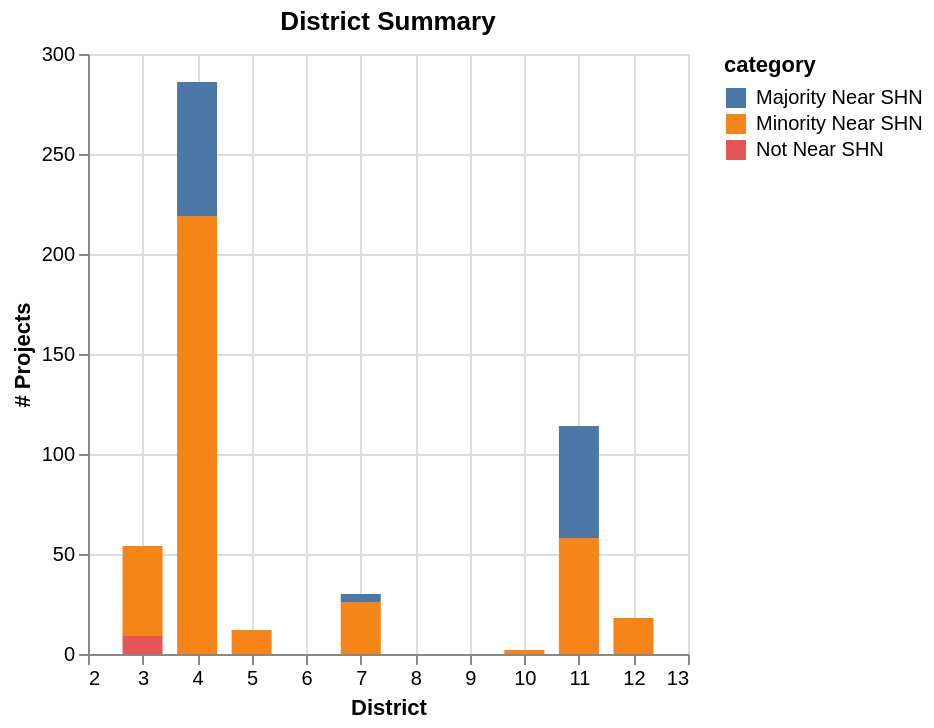

The code cell stored with this chart in its notebook:
### Code cell
import altair as alt
alt.Chart(district_summary_table, title="District Summary").mark_bar(width=20).encode(
    x=alt.X("DISTRICT", title="District"),
    y=alt.Y("n_projects", title="# Projects"),
    color="category"
)

### Figure 1 — Vega-Lite specification as saved in the notebook (floating-point values rounded to 4 significant figures)
{"config": {"view": {"continuousWidth": 300, "continuousHeight": 300}}, "data": {"name": "data-0bad2865e4ea5849ce872546a750e36f"}, "mark": {"type": "bar", "width": 20}, "encoding": {"color": {"field": "category", "type": "nominal"}, "x": {"field": "DISTRICT", "title": "District", "type": "quantitative"}, "y": {"field": "n_projects", "title": "# Projects", "type": "quantitative"}}, "title": "District Summary", "$schema": "https://vega.github.io/schema/vega-lite/v5.20.1.json", "datasets": {"data-0bad2865e4ea5849ce872546a750e36f": [{"DISTRICT": 3, "category": "Minority Near SHN", "n_projects": 45}, {"DISTRICT": 3, "category": "Not Near SHN", "n_projects": 9}, {"DISTRICT": 4, "category": "Minority Near SHN", "n_projects": 219}, {"DISTRICT": 4, "category": "Majority Near SHN", "n_projects": 67}, {"DISTRICT": 5, "category": "Minority Near SHN", "n_projects": 12}, {"DISTRICT": 7, "category": "Minority Near SHN", "n_projects": 26}, {"DISTRICT": 7, "category": "Majority Near SHN", "n_projects": 4}, {"DISTRICT": 10, "category": "Minority Near SHN", "n_projects": 2}, {"DISTRICT": 11, "category": "Minority Near SHN", "n_projects": 58}, {"DISTRICT": 11, "category": "Majority Near SHN", "n_projects": 56}, {"DISTRICT": 12, "category": "Minority Near SHN", "n_projects": 18}]}}
